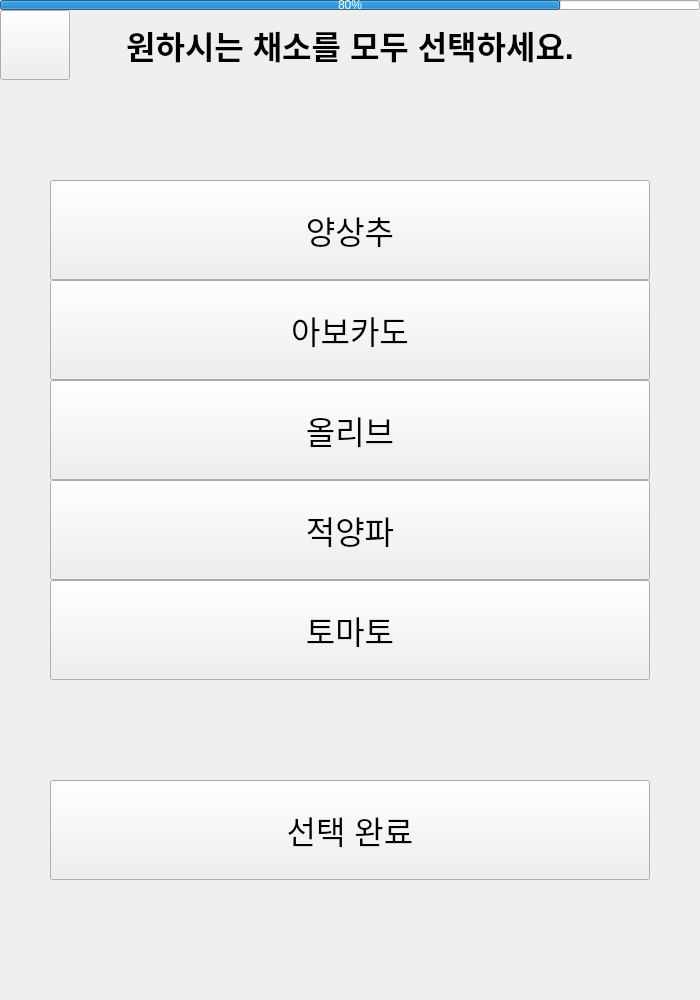
<?xml version="1.0" encoding="UTF-8"?>
<ui version="4.0">
 <class>IntroWindow</class>
 <widget class="QMainWindow" name="IntroWindow">
  <property name="geometry">
   <rect>
    <x>0</x>
    <y>0</y>
    <width>700</width>
    <height>1000</height>
   </rect>
  </property>
  <property name="minimumSize">
   <size>
    <width>700</width>
    <height>1000</height>
   </size>
  </property>
  <property name="maximumSize">
   <size>
    <width>700</width>
    <height>1000</height>
   </size>
  </property>
  <property name="windowTitle">
   <string>키오스크</string>
  </property>
  <widget class="QWidget" name="centralwidget">
   <widget class="QPushButton" name="BackButton">
    <property name="geometry">
     <rect>
      <x>0</x>
      <y>10</y>
      <width>70</width>
      <height>70</height>
     </rect>
    </property>
    <property name="autoFillBackground">
     <bool>false</bool>
    </property>
    <property name="text">
     <string/>
    </property>
    <property name="icon">
     <iconset>
      <normaloff>src/images/icons/arrow.png</normaloff>src/images/icons/arrow.png</iconset>
    </property>
    <property name="iconSize">
     <size>
      <width>20</width>
      <height>20</height>
     </size>
    </property>
    <property name="autoRepeat">
     <bool>false</bool>
    </property>
    <property name="autoExclusive">
     <bool>false</bool>
    </property>
   </widget>
   <widget class="QLabel" name="label">
    <property name="geometry">
     <rect>
      <x>70</x>
      <y>10</y>
      <width>560</width>
      <height>70</height>
     </rect>
    </property>
    <property name="font">
     <font>
      <pointsize>24</pointsize>
      <weight>75</weight>
      <bold>true</bold>
     </font>
    </property>
    <property name="text">
     <string>원하시는 채소를 모두 선택하세요.</string>
    </property>
    <property name="alignment">
     <set>Qt::AlignCenter</set>
    </property>
   </widget>
   <widget class="QProgressBar" name="progressBar">
    <property name="geometry">
     <rect>
      <x>0</x>
      <y>0</y>
      <width>700</width>
      <height>10</height>
     </rect>
    </property>
    <property name="value">
     <number>80</number>
    </property>
   </widget>
   <widget class="QPushButton" name="LettuceButton">
    <property name="geometry">
     <rect>
      <x>50</x>
      <y>180</y>
      <width>600</width>
      <height>100</height>
     </rect>
    </property>
    <property name="font">
     <font>
      <pointsize>24</pointsize>
     </font>
    </property>
    <property name="text">
     <string>양상추</string>
    </property>
    <property name="icon">
     <iconset>
      <normaloff>src/images/assets/vegetable/lettuce.png</normaloff>src/images/assets/vegetable/lettuce.png</iconset>
    </property>
    <property name="iconSize">
     <size>
      <width>70</width>
      <height>70</height>
     </size>
    </property>
    <property name="checkable">
     <bool>true</bool>
    </property>
   </widget>
   <widget class="QPushButton" name="AvocadoButton">
    <property name="geometry">
     <rect>
      <x>50</x>
      <y>280</y>
      <width>600</width>
      <height>100</height>
     </rect>
    </property>
    <property name="font">
     <font>
      <pointsize>24</pointsize>
     </font>
    </property>
    <property name="text">
     <string>아보카도</string>
    </property>
    <property name="icon">
     <iconset>
      <normaloff>src/images/assets/vegetable/avocado.png</normaloff>src/images/assets/vegetable/avocado.png</iconset>
    </property>
    <property name="iconSize">
     <size>
      <width>70</width>
      <height>70</height>
     </size>
    </property>
    <property name="checkable">
     <bool>true</bool>
    </property>
   </widget>
   <widget class="QPushButton" name="OliveButton">
    <property name="geometry">
     <rect>
      <x>50</x>
      <y>380</y>
      <width>600</width>
      <height>100</height>
     </rect>
    </property>
    <property name="font">
     <font>
      <pointsize>24</pointsize>
     </font>
    </property>
    <property name="text">
     <string>올리브</string>
    </property>
    <property name="icon">
     <iconset>
      <normaloff>src/images/assets/vegetable/olive.png</normaloff>src/images/assets/vegetable/olive.png</iconset>
    </property>
    <property name="iconSize">
     <size>
      <width>70</width>
      <height>70</height>
     </size>
    </property>
    <property name="checkable">
     <bool>true</bool>
    </property>
   </widget>
   <widget class="QPushButton" name="TomatoButton">
    <property name="geometry">
     <rect>
      <x>50</x>
      <y>580</y>
      <width>600</width>
      <height>100</height>
     </rect>
    </property>
    <property name="font">
     <font>
      <pointsize>24</pointsize>
     </font>
    </property>
    <property name="text">
     <string>토마토</string>
    </property>
    <property name="icon">
     <iconset>
      <normaloff>src/images/assets/vegetable/tomato.png</normaloff>src/images/assets/vegetable/tomato.png</iconset>
    </property>
    <property name="iconSize">
     <size>
      <width>70</width>
      <height>70</height>
     </size>
    </property>
    <property name="checkable">
     <bool>true</bool>
    </property>
   </widget>
   <widget class="QPushButton" name="OnionButton">
    <property name="geometry">
     <rect>
      <x>50</x>
      <y>480</y>
      <width>600</width>
      <height>100</height>
     </rect>
    </property>
    <property name="font">
     <font>
      <pointsize>24</pointsize>
     </font>
    </property>
    <property name="text">
     <string>적양파</string>
    </property>
    <property name="icon">
     <iconset>
      <normaloff>src/images/assets/vegetable/onion.png</normaloff>src/images/assets/vegetable/onion.png</iconset>
    </property>
    <property name="iconSize">
     <size>
      <width>70</width>
      <height>70</height>
     </size>
    </property>
    <property name="checkable">
     <bool>true</bool>
    </property>
   </widget>
   <widget class="QPushButton" name="SelectCompleteButton">
    <property name="geometry">
     <rect>
      <x>50</x>
      <y>780</y>
      <width>600</width>
      <height>100</height>
     </rect>
    </property>
    <property name="font">
     <font>
      <pointsize>24</pointsize>
     </font>
    </property>
    <property name="text">
     <string>선택 완료</string>
    </property>
    <property name="icon">
     <iconset>
      <normaloff>src/images/icons/check.png</normaloff>src/images/icons/check.png</iconset>
    </property>
    <property name="iconSize">
     <size>
      <width>70</width>
      <height>70</height>
     </size>
    </property>
   </widget>
  </widget>
 </widget>
 <resources/>
 <connections/>
</ui>
